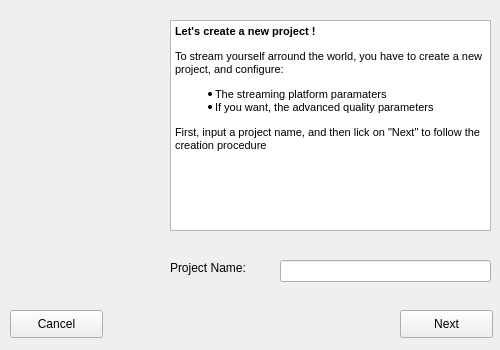
<?xml version="1.0" encoding="UTF-8"?>
<ui version="4.0">
 <class>NewProjectAssistant</class>
 <widget class="QWidget" name="NewProjectAssistant">
  <property name="windowModality">
   <enum>Qt::ApplicationModal</enum>
  </property>
  <property name="geometry">
   <rect>
    <x>0</x>
    <y>0</y>
    <width>500</width>
    <height>350</height>
   </rect>
  </property>
  <property name="sizePolicy">
   <sizepolicy hsizetype="Fixed" vsizetype="Fixed">
    <horstretch>0</horstretch>
    <verstretch>0</verstretch>
   </sizepolicy>
  </property>
  <property name="windowTitle">
   <string>New Project</string>
  </property>
  <widget class="QPushButton" name="nextButton">
   <property name="geometry">
    <rect>
     <x>400</x>
     <y>310</y>
     <width>93</width>
     <height>28</height>
    </rect>
   </property>
   <property name="text">
    <string>Next</string>
   </property>
  </widget>
  <widget class="QTextBrowser" name="textBrowser">
   <property name="geometry">
    <rect>
     <x>170</x>
     <y>20</y>
     <width>321</width>
     <height>211</height>
    </rect>
   </property>
   <property name="html">
    <string>&lt;!DOCTYPE HTML PUBLIC &quot;-//W3C//DTD HTML 4.0//EN&quot; &quot;http://www.w3.org/TR/REC-html40/strict.dtd&quot;&gt;
&lt;html&gt;&lt;head&gt;&lt;meta name=&quot;qrichtext&quot; content=&quot;1&quot; /&gt;&lt;style type=&quot;text/css&quot;&gt;
p, li { white-space: pre-wrap; }
&lt;/style&gt;&lt;/head&gt;&lt;body style=&quot; font-family:'MS Shell Dlg 2'; font-size:8.25pt; font-weight:400; font-style:normal;&quot;&gt;
&lt;p style=&quot; margin-top:18px; margin-bottom:12px; margin-left:0px; margin-right:0px; -qt-block-indent:0; text-indent:0px;&quot;&gt;&lt;span style=&quot; font-size:8pt; font-weight:600;&quot;&gt;Let's create a new project !&lt;/span&gt;&lt;/p&gt;
&lt;p style=&quot; margin-top:12px; margin-bottom:12px; margin-left:0px; margin-right:0px; -qt-block-indent:0; text-indent:0px;&quot;&gt;&lt;span style=&quot; font-size:8pt;&quot;&gt;To stream yourself arround the world, you have to create a new project, and configure:&lt;/span&gt;&lt;/p&gt;
&lt;ul style=&quot;margin-top: 0px; margin-bottom: 0px; margin-left: 0px; margin-right: 0px; -qt-list-indent: 1;&quot;&gt;&lt;li style=&quot; font-size:8pt;&quot; style=&quot; margin-top:12px; margin-bottom:0px; margin-left:0px; margin-right:0px; -qt-block-indent:0; text-indent:0px;&quot;&gt;The streaming platform paramaters&lt;/li&gt;
&lt;li style=&quot; font-size:8pt;&quot; style=&quot; margin-top:0px; margin-bottom:12px; margin-left:0px; margin-right:0px; -qt-block-indent:0; text-indent:0px;&quot;&gt;If you want, the advanced quality parameters&lt;/li&gt;&lt;/ul&gt;
&lt;p style=&quot; margin-top:12px; margin-bottom:12px; margin-left:0px; margin-right:0px; -qt-block-indent:0; text-indent:0px;&quot;&gt;&lt;span style=&quot; font-size:8pt;&quot;&gt;First, input a project name, and then lick on &amp;quot;Next&amp;quot; to follow the creation procedure&lt;/span&gt;&lt;/p&gt;&lt;/body&gt;&lt;/html&gt;</string>
   </property>
  </widget>
  <widget class="QLabel" name="logo">
   <property name="geometry">
    <rect>
     <x>10</x>
     <y>10</y>
     <width>141</width>
     <height>141</height>
    </rect>
   </property>
   <property name="text">
    <string/>
   </property>
   <property name="textFormat">
    <enum>Qt::PlainText</enum>
   </property>
   <property name="pixmap">
    <pixmap resource="New.qrc">:/pictures/logo/streaMe_logo.png</pixmap>
   </property>
   <property name="scaledContents">
    <bool>true</bool>
   </property>
  </widget>
  <widget class="QLabel" name="label">
   <property name="geometry">
    <rect>
     <x>170</x>
     <y>260</y>
     <width>91</width>
     <height>16</height>
    </rect>
   </property>
   <property name="text">
    <string>Project Name:</string>
   </property>
  </widget>
  <widget class="QLineEdit" name="projectTitleLineEdit">
   <property name="geometry">
    <rect>
     <x>280</x>
     <y>260</y>
     <width>211</width>
     <height>22</height>
    </rect>
   </property>
  </widget>
  <widget class="QPushButton" name="cancelButton">
   <property name="geometry">
    <rect>
     <x>10</x>
     <y>310</y>
     <width>93</width>
     <height>28</height>
    </rect>
   </property>
   <property name="text">
    <string>Cancel</string>
   </property>
  </widget>
 </widget>
 <resources>
  <include location="New.qrc"/>
 </resources>
 <connections/>
</ui>
